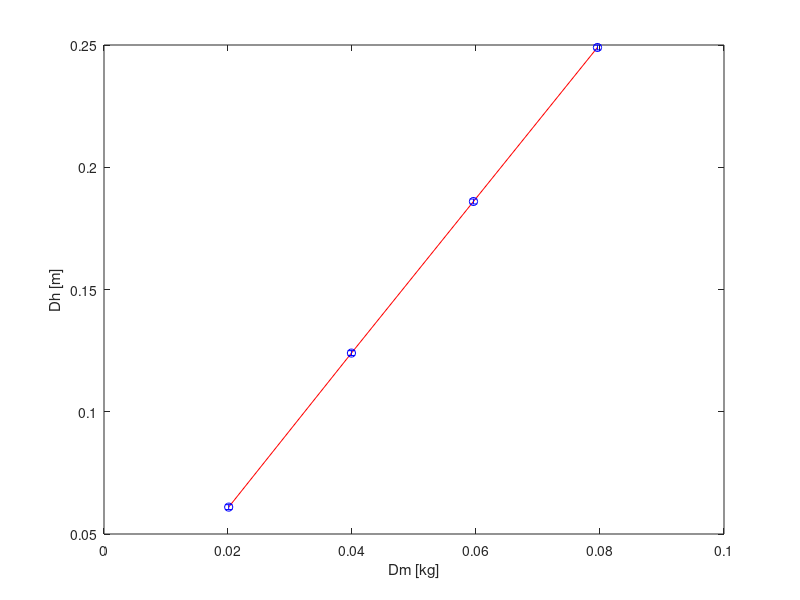
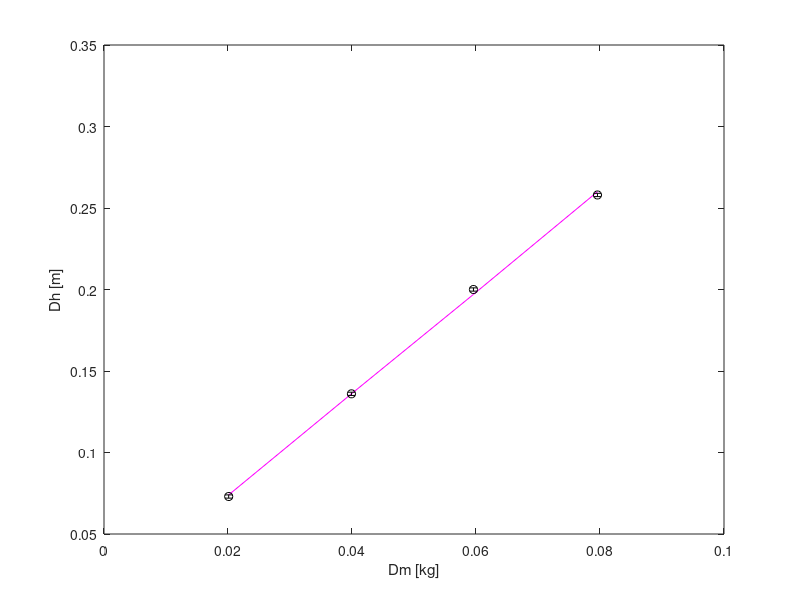
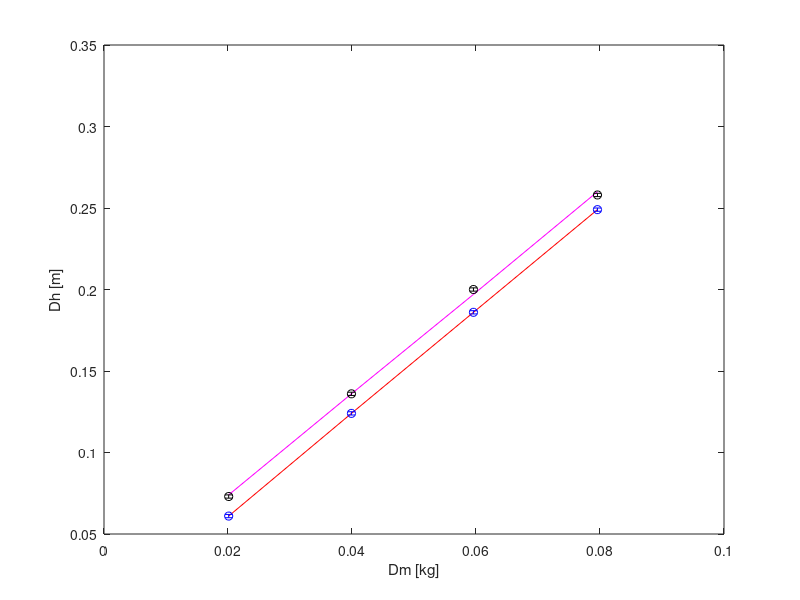
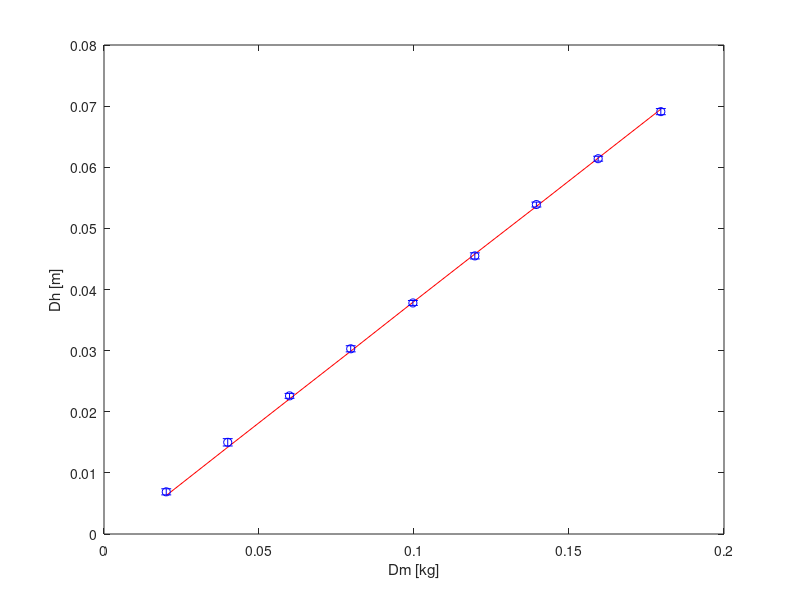

Write MATLAB code to recreate these figures, in order.
%% m1 sonar
x=[0.02011 0.03991 0.05959 0.07959];
yo=[0.061 0.124 0.186 0.249];
ye=[0.061 0.124 0.186 0.249]; 
err=[0.001 0.001 0.001 0.001]; 
figure('Name', 'm1-stat-sonar')
plot(x,ye, 'r')
hold on
errorbar(x,yo, err, 'o b')
xlabel('Dm [kg]')
ylabel('Dh [m]')

%%m1 calibro

x=[0.02011 0.03991 0.05959 0.07959];
yo=[0.073 0.136 0.200 0.258]; 
ye=[0.074 0.136 0.197 0.260];
err=[0.001 0.001 0.001 0.001]; 
figure('Name', 'm1-stat-calibro')
plot(x,ye, 'm')
hold on
errorbar(x,yo, err, 'o k')
xlabel('Dm [kg]')
ylabel('Dh [m]')

%%m1 confronto

x=[0.02011 0.03991 0.05959 0.07959];
yoc=[0.073 0.136 0.200 0.258]; 
yec=[0.074 0.136 0.197 0.260];
yos=[0.061 0.124 0.186 0.249];
yes=[0.061 0.124 0.186 0.249]; 
err=[0.001 0.001 0.001 0.001]; 
figure('Name', 'm1-sonar/calibro')
plot(x,yes,'r -')
hold on
plot(x,yec, 'm -')
hold on
errorbar(x,yos,err,'o b')
hold on
errorbar(x,yoc,err, 'k o ')
xlabel('Dm [kg]')
ylabel('Dh [m]')


%% m2 sonar 
x=[0.02008 0.03991 0.05985 0.07958 0.09964 0.11962 0.13948 0.15941 0.17962];
yo=[0.0069 0.0150 0.0226 0.0303 0.0378 0.0455 0.0539 0.0614 0.0691]; 
ye=[0.0063 0.0142 0.0221 0.0299 0.0379 0.0458 0.0536 0.0615 0.0695]; 
err=[0.0005 0.0006 0.0004 0.0005 0.0004 0.0005 0.0004 0.0004 0.0005]; 
figure('Name', 'm2-stat-sonar')
plot(x,ye,'r')
hold on
errorbar(x,yo,err,'b o')
xlabel('Dm [kg]')
ylabel('Dh [m]')


%% m2 calibro

x=[0.03991 0.09964 0.13948 0.17962];
yo=[0.0142 0.0363 0.0526 0.0681]; 
ye=[0.0139 0.0370 0.0524 0.06796]; 
err=[0.0003 0.0005 0.0008 0.0002 ]; 
figure('Name','m2-stat-calibro')
plot(x,ye,'m')
hold on
errorbar(x,yo, err, 'o k')
xlabel('Dm [kg]')
ylabel('Dh [m]')


%% m2 confronto

xs=[0.02008 0.03991 0.05985 0.07958 0.09964 0.11962 0.13948 0.15941 0.17962];
yos=[0.0069 0.0150 0.0226 0.0303 0.0378 0.0455 0.0539 0.0614 0.0691]; 
yes=[0.0063 0.0142 0.0221 0.0299 0.0379 0.0458 0.0536 0.0615 0.0695]; 
errs=[0.0005 0.0006 0.0004 0.0005 0.0004 0.0005 0.0004 0.0004 0.0005];
xc=[0.03991 0.09964 0.13948 0.17962];
yoc=[0.0142 0.0363 0.0526 0.0681]; 
yec=[0.0139 0.0370 0.0524 0.06796];  
errc=[0.0003 0.0005 0.0008 0.0002 ]; 
figure('Name', 'm2-sonar/calibro')
plot(xs,yes,'r -')
hold on
plot(xc,yec, 'm -')
hold on
errorbar(xs,yos,errs,'b o')
hold on
errorbar(xc,yoc,errc, 'k o ')
xlabel('Dm [kg]')
ylabel('Dh [m]')
